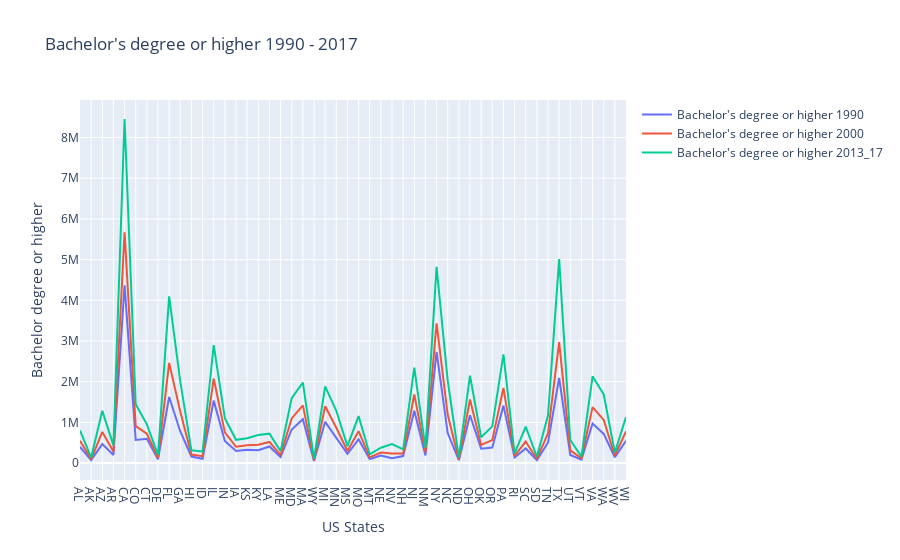

Here is the notebook cell this chart was saved with:
### Code cell
layout = go.Layout(
    title = "Bachelor's degree or higher 1990 - 2017",
     xaxis=dict(
        title='US States',
        tickmode='linear'),
     yaxis=dict(
        title='Bachelor degree or higher')
        
)
fig = go.Figure(data = data, layout = layout)
fig.show()

### Figure 1 — Plotly figure (JSON) as saved in the notebook; plotly's stock layout.template omitted (floating-point values rounded to 4 significant figures)
{"data": [{"mode": "lines", "name": "Bachelor's degree or higher 1990", "type": "scatter", "x": ["AL", "AK", "AZ", "AR", "CA", "CO", "CT", "DE", "FL", "GA", "HI", "ID", "IL", "IN", "IA", "KS", "KY", "LA", "ME", "MD", "MA", "WY", "MI", "MN", "MS", "MO", "MT", "NE", "NV", "NH", "NJ", "NM", "NY", "NC", "ND", "OH", "OK", "OR", "PA", "RI", "SC", "SD", "TN", "TX", "UT", "VT", "VA", "WA", "WV", "WI"], "y": [399228, 74497, 466873, 199304, 4366674, 568256, 597693, 91722, 1624405, 777158, 162424, 106135, 1534996, 542941, 299392, 330377, 318127, 409123, 149352, 826164, 1078999, 52195, 1014047, 604584, 226947, 585761, 100521, 188662, 120640, 173941, 1284017, 188336, 2733829, 739049, 71639, 1175336, 354969, 382171, 1412746, 140160, 360833, 73891, 500991, 2094905, 199753, 86854, 972894, 716969, 144518, 548970]}, {"mode": "lines", "name": "Bachelor's degree or higher 2000", "type": "scatter", "x": ["AL", "AK", "AZ", "AR", "CA", "CO", "CT", "DE", "FL", "GA", "HI", "ID", "IL", "IN", "IA", "KS", "KY", "LA", "ME", "MD", "MA", "WY", "MI", "MN", "MS", "MO", "MT", "NE", "NV", "NH", "NJ", "NM", "NY", "NC", "ND", "OH", "OK", "OR", "PA", "RI", "SC", "SD", "TN", "TX", "UT", "VT", "VA", "WA", "WV", "WI"], "y": [549608, 93807, 766212, 288428, 5669966, 907755, 720994, 128917, 2462328, 1260178, 210041, 170615, 2078049, 755613, 402090, 438978, 453469, 519778, 198960, 1099360, 1418295, 69162, 1396259, 868082, 297091, 784476, 142961, 258140, 237875, 236104, 1684861, 266149, 3433212, 1186713, 89843, 1563532, 446771, 564566, 1847631, 177817, 530055, 102012, 732688, 2972293, 312963, 119025, 1374988, 1061425, 182960, 779273]}, {"mode": "lines", "name": "Bachelor's degree or higher 2013_17", "type": "scatter", "x": ["AL", "AK", "AZ", "AR", "CA", "CO", "CT", "DE", "FL", "GA", "HI", "ID", "IL", "IN", "IA", "KS", "KY", "LA", "ME", "MD", "MA", "WY", "MI", "MN", "MS", "MO", "MT", "NE", "NV", "NH", "NJ", "NM", "NY", "NC", "ND", "OH", "OK", "OR", "PA", "RI", "SC", "SD", "TN", "TX", "UT", "VT", "VA", "WA", "WV", "WI"], "y": [803578, 137821, 1284657, 437428, 8453731, 1446473, 953199, 201769, 4095858, 2003531, 315350, 285141, 2898584, 1106308, 572425, 610346, 692568, 723452, 291027, 1596997, 1980861, 103954, 1887041, 1285750, 417318, 1155709, 216308, 377452, 466121, 338558, 2347836, 371294, 4820813, 2025716, 140270, 2148627, 634364, 902927, 2673219, 240396, 898081, 156114, 1166773, 5010395, 567151, 161142, 2133497, 1687348, 257421, 1134481]}], "layout": {"title": {"text": "Bachelor's degree or higher 1990 - 2017"}, "xaxis": {"tickmode": "linear", "title": {"text": "US States"}}, "yaxis": {"title": {"text": "Bachelor degree or higher"}}}}
